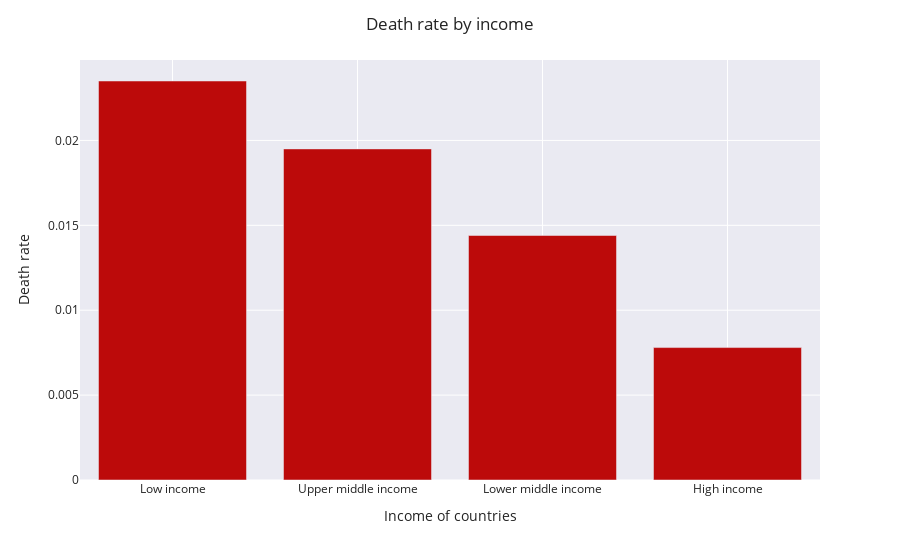

Here is the notebook cell this chart was saved with:
### Markdown cell above
stopień śmiertelności w zależności od zamożnosći państw

### Code cell
fig = px.bar(df_income, x=df_income.index, y='Death_rate', template='seaborn')

fig.update_traces(marker_color='#BC0A0A')
fig.update_layout(xaxis_title='Income of countries',yaxis_title='Death rate',title_text='Death rate by income',title_x=0.5,barmode='stack', xaxis={'categoryorder':'total descending'})

fig.write_image("images/death_rate_income.png")

fig.show()

### Figure 1 — Plotly figure (JSON) as saved in the notebook; plotly's stock layout.template omitted (floating-point values rounded to 4 significant figures)
{"data": [{"alignmentgroup": "True", "hovertemplate": "Location=%{x}<br>Death_rate=%{y}<extra></extra>", "legendgroup": "", "marker": {"color": "#BC0A0A", "pattern": {"shape": ""}}, "name": "", "offsetgroup": "", "orientation": "v", "showlegend": false, "textposition": "auto", "type": "bar", "x": ["High income", "Low income", "Lower middle income", "Upper middle income"], "xaxis": "x", "y": [0.0078, 0.0235, 0.0144, 0.0195], "yaxis": "y"}], "layout": {"barmode": "stack", "legend": {"tracegroupgap": 0}, "margin": {"t": 60}, "title": {"text": "Death rate by income", "x": 0.5}, "xaxis": {"anchor": "y", "categoryorder": "total descending", "domain": [0, 1], "title": {"text": "Income of countries"}}, "yaxis": {"anchor": "x", "domain": [0, 1], "title": {"text": "Death rate"}}}}
